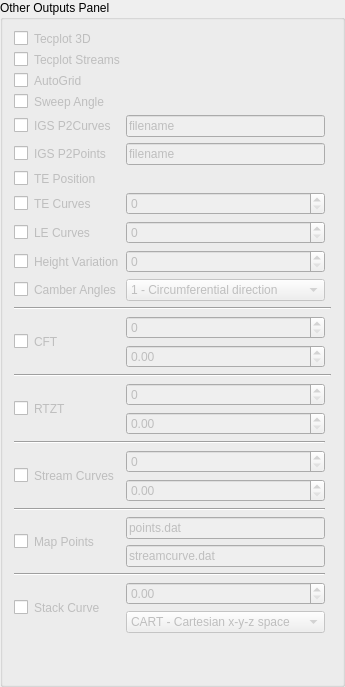
     <widget class="QGroupBox" name="ui_output_groupbox">
      <property name="statusTip">
       <string>Output options</string>
      </property>
      <property name="title">
       <string>Other Outputs Panel</string>
      </property>
      <layout class="QVBoxLayout" name="ui_output_groupbox_vl">
       <item>
        <layout class="QGridLayout" name="ui_output_groupbox_vl_gl">
         <item row="29" column="0" colspan="3">
          <widget class="Line" name="ui_output_div_gui_line_3">
           <property name="orientation">
            <enum>Qt::Horizontal</enum>
           </property>
          </widget>
         </item>
         <item row="32" column="2">
          <widget class="QLineEdit" name="ui_output_mappnts_pointsfile_edit">
           <property name="enabled">
            <bool>false</bool>
           </property>
           <property name="acceptDrops">
            <bool>true</bool>
           </property>
           <property name="statusTip">
            <string>Filename: File where Cartesian x-y-z point set is given</string>
           </property>
           <property name="inputMask">
            <string/>
           </property>
           <property name="text">
            <string>points.dat</string>
           </property>
           <property name="placeholderText">
            <string>*.ibl file</string>
           </property>
          </widget>
         </item>
         <item row="1" column="0">
          <widget class="QCheckBox" name="ui_output_tecplot_3d_chk">
           <property name="statusTip">
            <string>Enable keyword OUTPUT/TECPLOT/3D</string>
           </property>
           <property name="text">
            <string/>
           </property>
           <property name="shortcut">
            <string>2</string>
           </property>
          </widget>
         </item>
         <item row="2" column="0">
          <widget class="QCheckBox" name="ui_output_tecplot_streams_chk">
           <property name="statusTip">
            <string>Enable keyword OUTPUT/TECPLOT/STREAMS</string>
           </property>
           <property name="text">
            <string/>
           </property>
           <property name="shortcut">
            <string>2</string>
           </property>
          </widget>
         </item>
         <item row="21" column="2">
          <widget class="QSpinBox" name="ui_output_cft_nsect_spn">
           <property name="enabled">
            <bool>false</bool>
           </property>
           <property name="statusTip">
            <string>n_sect: Number of sections to create</string>
           </property>
           <property name="maximum">
            <number>11</number>
           </property>
          </widget>
         </item>
         <item row="27" column="2">
          <widget class="QSpinBox" name="ui_output_streamc_npoints_spn">
           <property name="enabled">
            <bool>false</bool>
           </property>
           <property name="statusTip">
            <string>npoints: Points (r and z coordinates) on each curve</string>
           </property>
           <property name="maximum">
            <number>100</number>
           </property>
          </widget>
         </item>
         <item row="35" column="2">
          <widget class="QDoubleSpinBox" name="ui_output_stackcur_stackpos_dspn">
           <property name="enabled">
            <bool>false</bool>
           </property>
           <property name="statusTip">
            <string>Stacking position: (value between 0 – 1) where 0 is leading edge and 1 is trailing edge</string>
           </property>
           <property name="maximum">
            <double>1.000000000000000</double>
           </property>
           <property name="singleStep">
            <double>0.100000000000000</double>
           </property>
          </widget>
         </item>
         <item row="4" column="1">
          <widget class="QLabel" name="ui_output_sweepangle_lbl">
           <property name="enabled">
            <bool>false</bool>
           </property>
           <property name="statusTip">
            <string>Command: OUTPUT/SWEEPANGLE - This keyword will output a .sweep file</string>
           </property>
           <property name="text">
            <string>Sweep Angle</string>
           </property>
          </widget>
         </item>
         <item row="1" column="1">
          <widget class="QLabel" name="ui_output_tecplot_3d_lbl">
           <property name="enabled">
            <bool>false</bool>
           </property>
           <property name="statusTip">
            <string>Command: OUTPUT/TECPLOT/3D - This keyword will output the blade geometry as surfaces in Cartesian x-y-z space</string>
           </property>
           <property name="text">
            <string>Tecplot 3D</string>
           </property>
          </widget>
         </item>
         <item row="3" column="1">
          <widget class="QLabel" name="ui_output_autogrid_lbl">
           <property name="enabled">
            <bool>false</bool>
           </property>
           <property name="statusTip">
            <string>Command: OUTPUT/AUTOGRID - create a Numeca .geomTurbo file</string>
           </property>
           <property name="text">
            <string>AutoGrid</string>
           </property>
          </widget>
         </item>
         <item row="3" column="0">
          <widget class="QCheckBox" name="ui_output_autogrid_chk">
           <property name="statusTip">
            <string>Enable keyword OUTPUT/AUTOGRID</string>
           </property>
           <property name="text">
            <string/>
           </property>
           <property name="shortcut">
            <string>0</string>
           </property>
          </widget>
         </item>
         <item row="24" column="2">
          <widget class="QSpinBox" name="ui_output_rtzt_npoints_spn">
           <property name="enabled">
            <bool>false</bool>
           </property>
           <property name="statusTip">
            <string>n: Number of points on each section profile</string>
           </property>
           <property name="maximum">
            <number>100</number>
           </property>
          </widget>
         </item>
         <item row="2" column="1">
          <widget class="QLabel" name="ui_output_tecplot_streams_lbl">
           <property name="enabled">
            <bool>false</bool>
           </property>
           <property name="statusTip">
            <string>Command: OUTPUT/TECPLOT/STREAMS - This keyword will output the stream surfaces in Tecplot format</string>
           </property>
           <property name="text">
            <string>Tecplot Streams</string>
           </property>
          </widget>
         </item>
         <item row="4" column="0">
          <widget class="QCheckBox" name="ui_output_sweepangle_chk">
           <property name="statusTip">
            <string>Enable keyword OUTPUT/SWEEPANGLE</string>
           </property>
           <property name="text">
            <string/>
           </property>
           <property name="shortcut">
            <string>+</string>
           </property>
          </widget>
         </item>
         <item row="18" column="1">
          <widget class="QLabel" name="ui_output_heighv_lbl">
           <property name="enabled">
            <bool>false</bool>
           </property>
           <property name="statusTip">
            <string>Command: OUTPUT/HEIGHTV - This keyword will write the streamtube height variation for npoints on each stream curve to file</string>
           </property>
           <property name="text">
            <string>Height Variation</string>
           </property>
          </widget>
         </item>
         <item row="23" column="0" colspan="4">
          <widget class="Line" name="ui_output_div_gui_line_4">
           <property name="orientation">
            <enum>Qt::Horizontal</enum>
           </property>
          </widget>
         </item>
         <item row="34" column="0" colspan="3">
          <widget class="Line" name="ui_output_div_gui_line_2">
           <property name="orientation">
            <enum>Qt::Horizontal</enum>
           </property>
          </widget>
         </item>
         <item row="20" column="0" colspan="4">
          <widget class="Line" name="ui_output_div_gui_line_5">
           <property name="orientation">
            <enum>Qt::Horizontal</enum>
           </property>
          </widget>
         </item>
         <item row="18" column="0">
          <widget class="QCheckBox" name="ui_output_heighv_chk">
           <property name="statusTip">
            <string>Enable keyword OUTPUT/HEIGHTV</string>
           </property>
           <property name="text">
            <string/>
           </property>
           <property name="shortcut">
            <string>6</string>
           </property>
          </widget>
         </item>
         <item row="27" column="0" rowspan="2">
          <widget class="QCheckBox" name="ui_output_streamc_chk">
           <property name="statusTip">
            <string>Enable keyword OUTPUT/STREAMC</string>
           </property>
           <property name="text">
            <string/>
           </property>
           <property name="shortcut">
            <string>9</string>
           </property>
          </widget>
         </item>
         <item row="27" column="1" rowspan="2">
          <widget class="QLabel" name="ui_output_streamc_lbl">
           <property name="enabled">
            <bool>false</bool>
           </property>
           <property name="statusTip">
            <string>Command: OUTPUT/STREAMC - This keyword will write the flowpath and the stream curves to a file with npoints on each curve. The stream curves will be extended ext upstream and downstream.</string>
           </property>
           <property name="text">
            <string>Stream Curves</string>
           </property>
          </widget>
         </item>
         <item row="24" column="0" rowspan="2">
          <widget class="QCheckBox" name="ui_output_rtzt_chk">
           <property name="statusTip">
            <string>Enable keyword OUTPUT/RTZT</string>
           </property>
           <property name="text">
            <string/>
           </property>
           <property name="shortcut">
            <string>8</string>
           </property>
          </widget>
         </item>
         <item row="33" column="2">
          <widget class="QLineEdit" name="ui_output_mappnts_streamcurvefile_edit">
           <property name="enabled">
            <bool>false</bool>
           </property>
           <property name="acceptDrops">
            <bool>true</bool>
           </property>
           <property name="statusTip">
            <string>Filename: File where stream surface is described</string>
           </property>
           <property name="inputMask">
            <string/>
           </property>
           <property name="text">
            <string>streamcurve.dat</string>
           </property>
           <property name="placeholderText">
            <string>*.ibl file</string>
           </property>
          </widget>
         </item>
         <item row="24" column="1" rowspan="2">
          <widget class="QLabel" name="ui_output_rtzt_lbl">
           <property name="enabled">
            <bool>false</bool>
           </property>
           <property name="statusTip">
            <string>Command: OUTPUT/RTZT - export the geometry (meanline + thickness distribution) to BladeModeler rtzt-format from ANSYS</string>
           </property>
           <property name="text">
            <string>RTZT</string>
           </property>
          </widget>
         </item>
         <item row="21" column="0" rowspan="2">
          <widget class="QCheckBox" name="ui_output_cft_chk">
           <property name="statusTip">
            <string>Enable keyword OUTPUT/CFT</string>
           </property>
           <property name="text">
            <string/>
           </property>
           <property name="shortcut">
            <string>7</string>
           </property>
          </widget>
         </item>
         <item row="28" column="2">
          <widget class="QDoubleSpinBox" name="ui_output_streamc_extension_dspn">
           <property name="enabled">
            <bool>false</bool>
           </property>
           <property name="statusTip">
            <string>ext: Extension of stream curves (fraction of total curve length) upstream and downstream</string>
           </property>
           <property name="maximum">
            <double>360.000000000000000</double>
           </property>
           <property name="value">
            <double>0.000000000000000</double>
           </property>
          </widget>
         </item>
         <item row="21" column="1" rowspan="2">
          <widget class="QLabel" name="ui_output_cft_lbl">
           <property name="enabled">
            <bool>false</bool>
           </property>
           <property name="statusTip">
            <string>Command: OUTPUT/CFT - create a CFturbo project file of a radial impeller geometry</string>
           </property>
           <property name="text">
            <string>CFT</string>
           </property>
          </widget>
         </item>
         <item row="32" column="0" rowspan="2">
          <widget class="QCheckBox" name="ui_output_mappnts_chk">
           <property name="statusTip">
            <string>Enable keyword OUTPUT/MAPPNTS</string>
           </property>
           <property name="text">
            <string/>
           </property>
           <property name="shortcut">
            <string>+</string>
           </property>
          </widget>
         </item>
         <item row="32" column="1" rowspan="2">
          <widget class="QLabel" name="ui_output_mappnts_lbl">
           <property name="enabled">
            <bool>false</bool>
           </property>
           <property name="statusTip">
            <string>Command: OUTPUT/MAPPNTS - This keyword will map a Cartesian x-y-z point set into the m'-teta space</string>
           </property>
           <property name="text">
            <string>Map Points</string>
           </property>
          </widget>
         </item>
         <item row="36" column="2">
          <widget class="QComboBox" name="ui_output_stackcur_opt_combo">
           <property name="enabled">
            <bool>false</bool>
           </property>
           <property name="maximumSize">
            <size>
             <width>16777215</width>
             <height>16777215</height>
            </size>
           </property>
           <property name="statusTip">
            <string>Stacking coordinate: CART or CYL for stacking curve in Cartesian x-y-z space or cylindrical r-teta-z space respectively</string>
           </property>
           <item>
            <property name="text">
             <string>CART - Cartesian x-y-z space</string>
            </property>
           </item>
           <item>
            <property name="text">
             <string>CYL - Cylindrical r-teta-z space</string>
            </property>
           </item>
          </widget>
         </item>
         <item row="18" column="2">
          <widget class="QSpinBox" name="ui_output_heighv_hvar_spn">
           <property name="enabled">
            <bool>false</bool>
           </property>
           <property name="statusTip">
            <string>npoints: Number of points on each stream curve</string>
           </property>
           <property name="maximum">
            <number>100</number>
           </property>
          </widget>
         </item>
         <item row="22" column="2">
          <widget class="QDoubleSpinBox" name="ui_output_cft_angle_dspn">
           <property name="enabled">
            <bool>false</bool>
           </property>
           <property name="statusTip">
            <string>Angle: If the surface/surface intersection fails the last input parameter angle can be set to rotate the stream curve around the rotational axis angle degrees</string>
           </property>
           <property name="maximum">
            <double>360.000000000000000</double>
           </property>
           <property name="value">
            <double>0.000000000000000</double>
           </property>
          </widget>
         </item>
         <item row="25" column="2">
          <widget class="QDoubleSpinBox" name="ui_output_rtzt_thickness_dpsn">
           <property name="enabled">
            <bool>false</bool>
           </property>
           <property name="statusTip">
            <string>N: Thickness definition normal to meanline on stream surface</string>
           </property>
           <property name="maximum">
            <double>360.000000000000000</double>
           </property>
           <property name="value">
            <double>0.000000000000000</double>
           </property>
          </widget>
         </item>
         <item row="35" column="0" rowspan="2">
          <widget class="QCheckBox" name="ui_output_stackcur_chk">
           <property name="statusTip">
            <string>Enable keyword OUTPUT/STACKCUR</string>
           </property>
           <property name="text">
            <string/>
           </property>
           <property name="shortcut">
            <string>+</string>
           </property>
          </widget>
         </item>
         <item row="35" column="1" rowspan="2">
          <widget class="QLabel" name="ui_output_stackcur_lbl">
           <property name="enabled">
            <bool>false</bool>
           </property>
           <property name="statusTip">
            <string>Command: OUTPUT/STACKCUR - The stacking position in selected space for each blade section will be written to a file</string>
           </property>
           <property name="text">
            <string>Stack Curve</string>
           </property>
          </widget>
         </item>
         <item row="7" column="0">
          <widget class="QCheckBox" name="ui_output_igs_pnts2pnts_chk">
           <property name="statusTip">
            <string>Enable keyword OUTPUT/IGS/PNTS2PNTS</string>
           </property>
           <property name="text">
            <string/>
           </property>
           <property name="shortcut">
            <string>+</string>
           </property>
          </widget>
         </item>
         <item row="7" column="1">
          <widget class="QLabel" name="ui_output_igs_pnts2pnts_lbl">
           <property name="enabled">
            <bool>false</bool>
           </property>
           <property name="statusTip">
            <string>Command: OUTPUT/IGS/PNTS2PNTS - This keyword will create an igs-file for visualizing a point set by marking each point in file filename</string>
           </property>
           <property name="text">
            <string>IGS P2Points</string>
           </property>
          </widget>
         </item>
         <item row="6" column="1">
          <widget class="QLabel" name="ui_output_igs_pnts2cur_lbl">
           <property name="enabled">
            <bool>false</bool>
           </property>
           <property name="statusTip">
            <string>Command: OUTPUT/IGS/PNTS2CUR - This keyword will spline point curves given in &quot;filename&quot; to an igs-file named filename.cur.igs</string>
           </property>
           <property name="text">
            <string>IGS P2Curves</string>
           </property>
          </widget>
         </item>
         <item row="7" column="2">
          <widget class="QLineEdit" name="ui_output_igs_pnts2pnts_file_edit">
           <property name="enabled">
            <bool>false</bool>
           </property>
           <property name="acceptDrops">
            <bool>true</bool>
           </property>
           <property name="statusTip">
            <string>Filename: File with the points that are going to be marked</string>
           </property>
           <property name="inputMask">
            <string/>
           </property>
           <property name="text">
            <string>filename</string>
           </property>
           <property name="placeholderText">
            <string>*.ibl file</string>
           </property>
          </widget>
         </item>
         <item row="11" column="1">
          <widget class="QLabel" name="ui_output_lecur_lbl">
           <property name="enabled">
            <bool>false</bool>
           </property>
           <property name="statusTip">
            <string>Command: OUTPUT/LE-CUR - Write leading edge point curve in meridional plane to a file with npoints</string>
           </property>
           <property name="text">
            <string>LE Curves</string>
           </property>
          </widget>
         </item>
         <item row="11" column="0">
          <widget class="QCheckBox" name="ui_output_lecur_chk">
           <property name="statusTip">
            <string>Enable keyword OUTPUT/LE-CUR</string>
           </property>
           <property name="text">
            <string/>
           </property>
           <property name="shortcut">
            <string>2</string>
           </property>
          </widget>
         </item>
         <item row="11" column="2">
          <widget class="QSpinBox" name="ui_output_lecur_npoints_spn">
           <property name="enabled">
            <bool>false</bool>
           </property>
           <property name="statusTip">
            <string>npoints: Number of points in leading edge point curve in meridional plane</string>
           </property>
           <property name="maximum">
            <number>11</number>
           </property>
          </widget>
         </item>
         <item row="26" column="0" colspan="3">
          <widget class="Line" name="ui_output_div_gui_line">
           <property name="orientation">
            <enum>Qt::Horizontal</enum>
           </property>
          </widget>
         </item>
         <item row="6" column="0">
          <widget class="QCheckBox" name="ui_output_igs_pnts2cur_chk">
           <property name="statusTip">
            <string>Enable keyword OUTPUT/IGS/PNTS2CUR</string>
           </property>
           <property name="text">
            <string/>
           </property>
           <property name="shortcut">
            <string>+</string>
           </property>
          </widget>
         </item>
         <item row="8" column="0">
          <widget class="QCheckBox" name="ui_output_tepos_chk">
           <property name="statusTip">
            <string>Enable keyword OUTPUT/TEPOS</string>
           </property>
           <property name="text">
            <string/>
           </property>
           <property name="shortcut">
            <string>2</string>
           </property>
          </widget>
         </item>
         <item row="6" column="2">
          <widget class="QLineEdit" name="ui_output_igs_pnts2cur_file_edit">
           <property name="enabled">
            <bool>false</bool>
           </property>
           <property name="acceptDrops">
            <bool>true</bool>
           </property>
           <property name="statusTip">
            <string>Filename: File where the points curves to be splined are located</string>
           </property>
           <property name="inputMask">
            <string/>
           </property>
           <property name="text">
            <string>filename</string>
           </property>
           <property name="placeholderText">
            <string>*.ibl file</string>
           </property>
          </widget>
         </item>
         <item row="9" column="1">
          <widget class="QLabel" name="ui_output_tecur_lbl">
           <property name="enabled">
            <bool>false</bool>
           </property>
           <property name="statusTip">
            <string>Command: OUTPUT/TE-CUR - Write trailing edge point curve in meridional plane to a file with npoints.</string>
           </property>
           <property name="text">
            <string>TE Curves</string>
           </property>
          </widget>
         </item>
         <item row="9" column="0">
          <widget class="QCheckBox" name="ui_output_tecur_chk">
           <property name="statusTip">
            <string>Enable keyword OUTPUT/TE-CUR</string>
           </property>
           <property name="text">
            <string/>
           </property>
           <property name="shortcut">
            <string>2</string>
           </property>
          </widget>
         </item>
         <item row="9" column="2">
          <widget class="QSpinBox" name="ui_output_tecur_npoints_spn">
           <property name="enabled">
            <bool>false</bool>
           </property>
           <property name="statusTip">
            <string>npoints: Number of points in trailing edge point curve in meridional plane</string>
           </property>
           <property name="maximum">
            <number>11</number>
           </property>
          </widget>
         </item>
         <item row="8" column="1">
          <widget class="QLabel" name="ui_output_tepos_lbl">
           <property name="enabled">
            <bool>false</bool>
           </property>
           <property name="statusTip">
            <string>Command: OUTPUT/TEPOS - Write the trailing edge position of each blade section in cylindrical r-teta-z space to a file</string>
           </property>
           <property name="text">
            <string>TE Position</string>
           </property>
          </widget>
         </item>
         <item row="19" column="0">
          <widget class="QCheckBox" name="ui_output_camberangles_chk">
           <property name="statusTip">
            <string>Enable keyword OUTPUT/CAMBERANGLES</string>
           </property>
           <property name="text">
            <string/>
           </property>
           <property name="shortcut">
            <string>+</string>
           </property>
          </widget>
         </item>
         <item row="19" column="1">
          <widget class="QLabel" name="ui_output_camberangles_lbl">
           <property name="enabled">
            <bool>false</bool>
           </property>
           <property name="statusTip">
            <string>Command: OUTPUT/CAMBERANGLES - This keyword will print the camber angles (beta) for each profile section to file</string>
           </property>
           <property name="text">
            <string>Camber Angles</string>
           </property>
          </widget>
         </item>
         <item row="19" column="2">
          <widget class="QComboBox" name="ui_output_camberangles_opt_combo">
           <property name="enabled">
            <bool>false</bool>
           </property>
           <property name="maximumSize">
            <size>
             <width>16777215</width>
             <height>16777215</height>
            </size>
           </property>
           <property name="statusTip">
            <string>Options for camber angle measurement: Against circumferential direction or against meridional direction</string>
           </property>
           <item>
            <property name="text">
             <string>1 - Circumferential direction</string>
            </property>
           </item>
           <item>
            <property name="text">
             <string>2 - Meridional direction</string>
            </property>
           </item>
          </widget>
         </item>
         <item row="40" column="0" colspan="3">
          <spacer name="verticalSpacer">
           <property name="orientation">
            <enum>Qt::Vertical</enum>
           </property>
           <property name="sizeHint" stdset="0">
            <size>
             <width>20</width>
             <height>40</height>
            </size>
           </property>
          </spacer>
         </item>
        </layout>
       </item>
      </layout>
     </widget>
